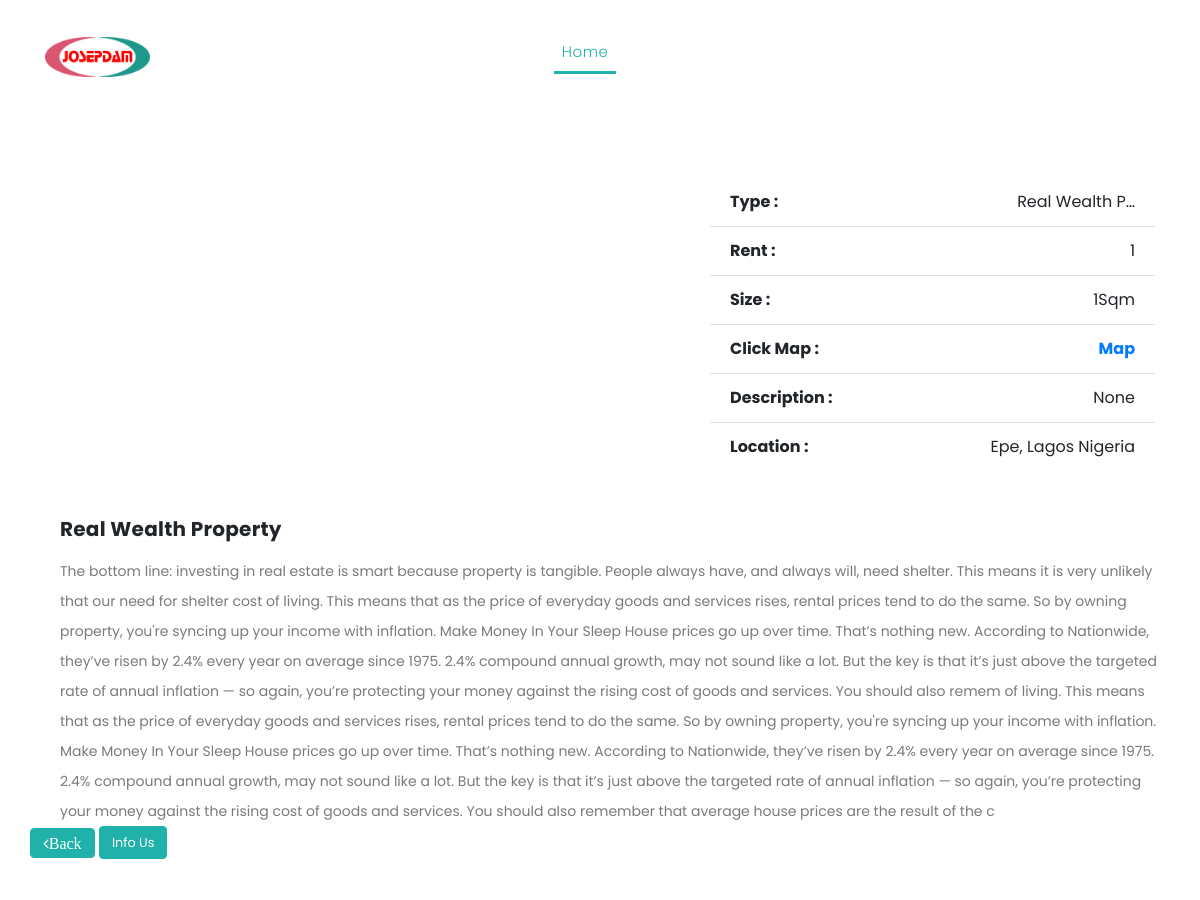
Before: /article/4/ (upper part) with the older database file.
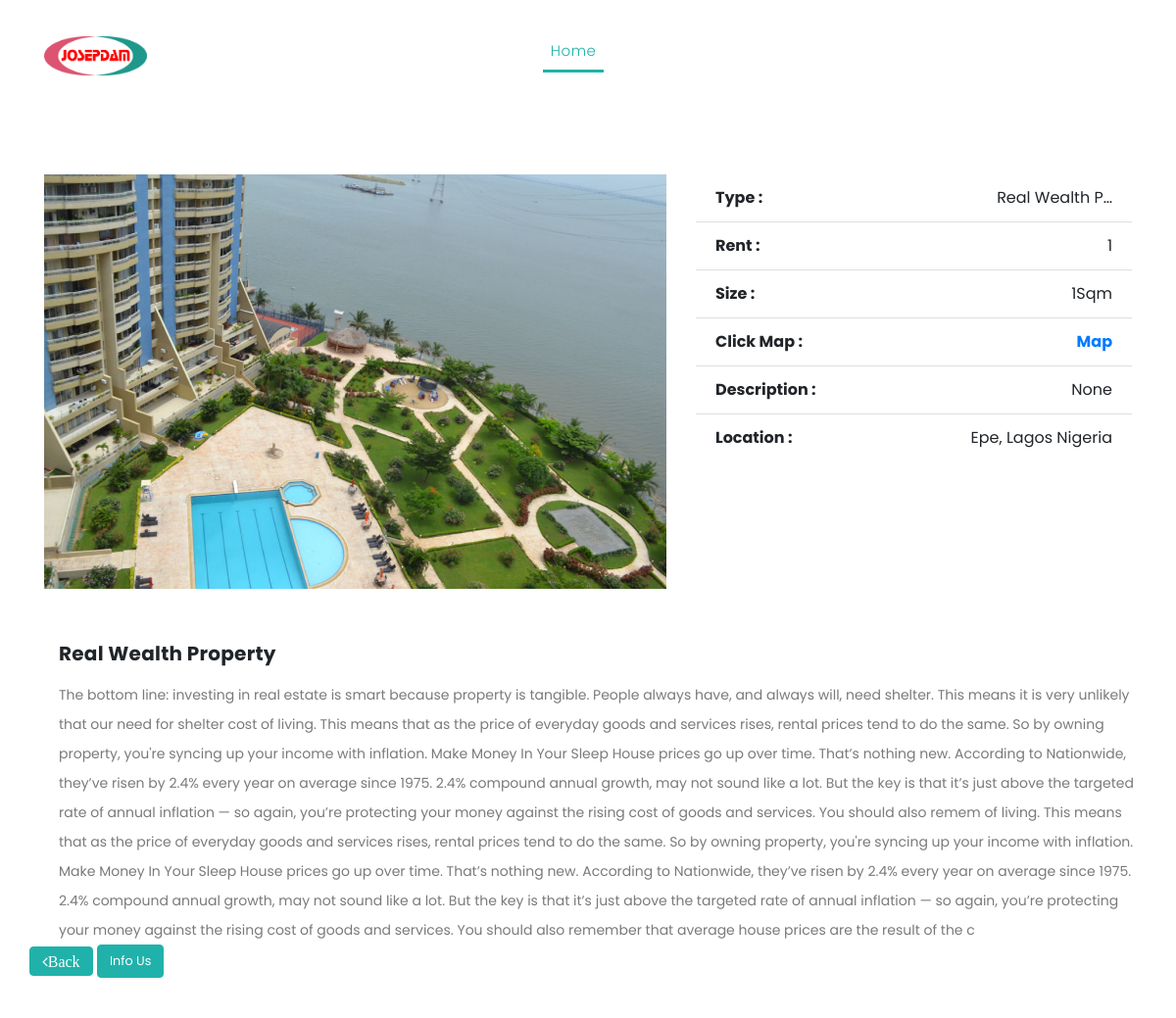
After: the same page with the newer database file.
### josepdam/models.py (models this page shows, shortened)
class ConstructionPost(models.Model):
    title = models.CharField(max_length=255, blank=True, null=True)
    description = models.TextField()
    slug = models.SlugField (max_length=255)
    img = models.ImageField ( upload_to= 'image/')
    publish_date = models.DateTimeField (auto_now_add= True)
    author = models.ForeignKey(User, on_delete=models.CASCADE)
    rent = models.CharField(max_length = 50,blank=True, null=True)
    size = models.CharField(max_length = 50,blank=True, null=True)
    details = models.CharField(max_length = 200,blank=True, null=True)
    location = models.CharField(max_length = 200,blank=True, null=True)
    class Meta:
        ordering =['-publish_date']

### josepdam/views.py (the view, shortened to what this page needs)
# urls.py: path('article/<int:pk>/', ArticleDetailView.as_view(), name="detail"),
class ArticleDetailView(DetailView):
    model = ConstructionPost
    template_name = 'josep/article_detail.html'

### templates/josep/article_detail.html (shortened to what this page needs)
{% extends "base.html" %}
{% load static %}
{% block content%}
    <div class="page-headin header-text">
      <div class="container">
        <div class="row">
          <div class="col-md-12">
            <br>
            <a " " class="btn btn-blue"> </a>
          </div>
        </div>
      </div>
    </div>
    <div class="services">
      <div class="container">
        <div class="row">
          <div class="col-md-7">
            <div>
              {% if object.img %}
              <img src="{{ object.img.url }}" alt="" class="img-fluid wc-image">
              {% endif %}
            </div> <br>
          </div>
          <div class="col-md-5">
            <form action="#" method="post" class="form">
              <ul class="list-group list-group-flush">
               <li class="list-group-item">
                    <div class="clearfix">
                      <strong class="pull-left">Type :</strong>
                      <span class="pull-right">{{ object.title|truncatechars:14 }}</span>
                    </div>
               </li>
               <li class="list-group-item">
                    <div class="clearfix">
                         <strong class="pull-left">Rent :</strong>
                         <span class="pull-right"> {{ object.rent }}</span>
                    </div>
               </li>
               <li class="list-group-item">
                    <div class="clearfix">
                      <strong class="pull-left">Size :</strong>
                         <span class="pull-right">{{ object.size }}Sqm</span>
                    </div>
               </li>
                <li class="list-group-item">
                  <div class="clearfix">
                       <strong class="pull-left">Click Map :</strong>
                       <a href="https://www.google.com/maps/@6.5352339,3.3489682,15z?entry=ttu"> <strong class="pull-right"> Map</strong>
                       </div></a>
                  </li>
           <li class="list-group-item">
            <div class="clearfix">
              <strong class="pull-left">Description :</strong>
              <span class="pull-right">{{ object.details }}</span>
            </div>
            <li class="list-group-item">
              <div class="clearfix">
                <strong class="pull-left">Location :</strong>
                <span class="pull-right">{{ object.location }}</span>
              </div>
         </li>
          </li>
        </div> <br>
        <div class="tabs-content" style="display: block;">
          <h4>{{ object.title }}</h4>
          <p>{{ object.description|truncatechars:9000 }}</p>
        </div>
        <span>
           <a href="{% url 'home' %}" class="btn btn-primary"><i class="fa fa-angle-left">Back</i></a>
           <a href="{% url 'contact' %}" class="btn btn-primary"><small>Info Us</small></a>
        </span>
          <div class="col-lg-3">
          </div>
        </div>
        <br>
        <br>
        <br>
      </div>
    </div>
{% endblock %}

### templates/base.html (shortened to what this page needs)
{% load static %}
<html lang="en">
  <head>
    <link href="{% static 'vendor/bootstrap/css/bootstrap.min.css' %}" rel="stylesheet">
    <link rel="stylesheet" href="{% static 'assets/css/fontawesome.css' %}">
    <link rel="stylesheet" href="{% static 'assets/css/style.css' %}">
    <link rel="stylesheet" href="{% static 'assets/css/owl.css' %}">
  </head>
  <body>
    <header class="">
      <nav class="navbar navbar-expand-lg">
        <div class="container">
          <a class="navbar-brand" href="{% url 'home'%}"><img src="{% static 'assets/images/LOGO.png' %}" width="105" height="40"/></a>
          <div class="collapse navbar-collapse" id="navbarResponsive">
            <ul class="navbar-nav ml-auto">
              <li class="nav-item active">
                <a class="nav-link" href="{% url 'home'%}">Home
                </a>
              </li>
              <li class="nav-item dropdown">
                <a class="dropdown-toggle nav-link" data-toggle="dropdown" href="#" role="button" aria-haspopup="true" aria-expanded="false">About</a>
              </li>
              <li class="nav-item dropdown">
                <a class="dropdown-toggle nav-link" data-toggle="dropdown" href="#" role="button" aria-haspopup="true" aria-expanded="false">Team</a>
              </li>
              <li clas  s="nav-item">
                <a class="nav-link" href="{% url 'contact' %}">Contact Us</a>
              </li>
              <li class="nav-item dropdown">
                <a class="dropdown-toggle nav-link" data-toggle="dropdown" href="#" role="button" aria-haspopup="true" aria-expanded="false">Blog</a>
              </li>
              <li class="nav-item dropdown">
                <a class="dropdown-toggle nav-link" data-toggle="dropdown" href="#" role="button" aria-haspopup="true" aria-expanded="false">Register</a>
            </li>
            </ul>
          </div>
        </div>
      </nav>
    </header>
    {% block content %}
    {% endblock %}
    </body>
  </html>

### static/assets/css/style.css (style rules this page uses)
body { font-family: 'Poppins', sans-serif; overflow-x: hidden; text-rendering: optimizeLegibility; -webkit-font-smoothing: antialiased; -moz-osx-font-smoothing: grayscale; }
p { margin-bottom: 0px; font-size: 14px; color: #666666; line-height: 30px; }
a { text-decoration: none!important; }
ul { padding: 0; margin: 0; list-style: none; }
h1,h2,h3,h4,h5,h6 { margin: 0px; }
header { position: absolute; z-index: 99999; width: 100%; background-color: transparent!important; height: 80px; -webkit-transition: all 0.3s ease-in-out 0s; -moz-transition: all 0.3s ease-in-out 0s; -o-transition: all 0.3s ease-in-out 0s; transition: all 0.3s ease-in-out 0s; }
header .navbar { padding: 20px 0px; }
.navbar .navbar-brand { float: left; margin-top: 12px; outline: none; }
#navbarResponsive { z-index: 999; }
.navbar-collapse { text-align: center; }
.navbar .navbar-nav .nav-item { margin: 0px 15px; }
.navbar .navbar-nav a.nav-link { text-transform: capitalize; font-size: 15px; font-weight: 300; letter-spacing: 0.5px; color: #fff; transition: all 0.5s; margin-top: 5px; }
.navbar .navbar-nav .nav-link:hover, .navbar .navbar-nav .active>.nav-link, .navbar .navbar-nav .nav-link.active, .navbar .navbar-nav .nav-link.show, .navbar .navbar-nav .show>.nav-link { color: #20b2aa; border-bottom: 3px solid #20b2aa; }
*, *:before, *:after { -webkit-box-sizing: border-box; box-sizing: border-box; -webkit-font-smoothing: antialiased; -moz-osx-font-smoothing: grayscale; }
.services { margin-top: 140px; }
.btn-primary { border-color: #20b2aa; background-color: #20b2aa; }
.tabs-content { margin-left: 30px; text-align: left; display: inline-block; transition: all 0.3s; }
.tabs-content h4 { font-size: 20px; font-weight: 700; letter-spacing: 0.25px; margin-bottom: 15px; margin-top: 30px; }
.tabs-content p { font-size: 14px; color: #7a7a7a; margin-bottom: 0px; }

Changed rows visible on the page:
changed ConstructionPost "Real Wealth Property": img: picture added
